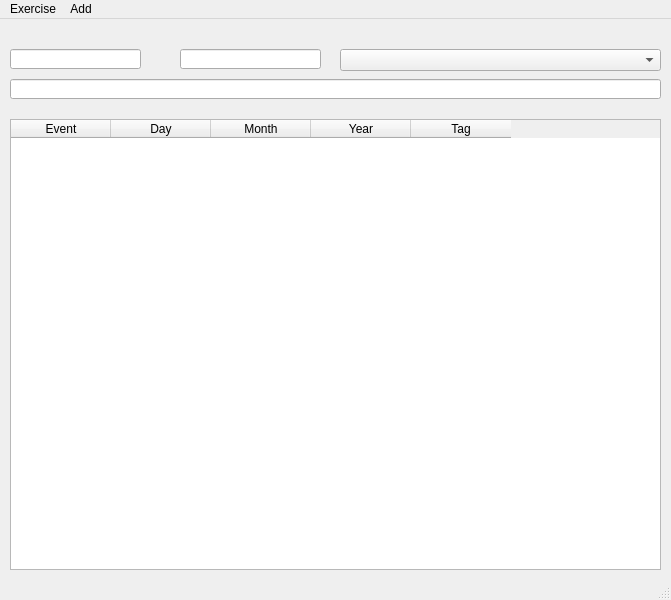
<?xml version="1.0" encoding="UTF-8"?>
<ui version="4.0">
 <class>DateWindow</class>
 <widget class="QMainWindow" name="DateWindow">
  <property name="geometry">
   <rect>
    <x>0</x>
    <y>0</y>
    <width>671</width>
    <height>600</height>
   </rect>
  </property>
  <property name="windowTitle">
   <string>Dates</string>
  </property>
  <widget class="QWidget" name="centralwidget">
   <widget class="QTableWidget" name="tblDates">
    <property name="geometry">
     <rect>
      <x>10</x>
      <y>100</y>
      <width>651</width>
      <height>451</height>
     </rect>
    </property>
    <column>
     <property name="text">
      <string>Event</string>
     </property>
    </column>
    <column>
     <property name="text">
      <string>Day</string>
     </property>
    </column>
    <column>
     <property name="text">
      <string>Month</string>
     </property>
    </column>
    <column>
     <property name="text">
      <string>Year</string>
     </property>
    </column>
    <column>
     <property name="text">
      <string>Tag</string>
     </property>
    </column>
   </widget>
   <widget class="QComboBox" name="cmbTag">
    <property name="geometry">
     <rect>
      <x>340</x>
      <y>30</y>
      <width>321</width>
      <height>22</height>
     </rect>
    </property>
   </widget>
   <widget class="QLineEdit" name="eFrom">
    <property name="geometry">
     <rect>
      <x>10</x>
      <y>30</y>
      <width>131</width>
      <height>20</height>
     </rect>
    </property>
    <property name="alignment">
     <set>Qt::AlignCenter</set>
    </property>
   </widget>
   <widget class="QLineEdit" name="eTo">
    <property name="geometry">
     <rect>
      <x>180</x>
      <y>30</y>
      <width>141</width>
      <height>20</height>
     </rect>
    </property>
    <property name="alignment">
     <set>Qt::AlignCenter</set>
    </property>
   </widget>
   <widget class="QLineEdit" name="lineEdit">
    <property name="geometry">
     <rect>
      <x>1410</x>
      <y>130</y>
      <width>113</width>
      <height>20</height>
     </rect>
    </property>
   </widget>
   <widget class="QLineEdit" name="eEvent">
    <property name="geometry">
     <rect>
      <x>10</x>
      <y>60</y>
      <width>651</width>
      <height>20</height>
     </rect>
    </property>
   </widget>
  </widget>
  <widget class="QMenuBar" name="menubar">
   <property name="geometry">
    <rect>
     <x>0</x>
     <y>0</y>
     <width>671</width>
     <height>21</height>
    </rect>
   </property>
   <widget class="QMenu" name="menuTest">
    <property name="title">
     <string>Exercise</string>
    </property>
    <addaction name="actionTest_Dates"/>
   </widget>
   <widget class="QMenu" name="menuAdd">
    <property name="title">
     <string>Add</string>
    </property>
    <addaction name="actionTag"/>
    <addaction name="actionDate"/>
   </widget>
   <addaction name="menuTest"/>
   <addaction name="menuAdd"/>
  </widget>
  <widget class="QStatusBar" name="statusbar"/>
  <action name="actionTest_Dates">
   <property name="text">
    <string>Test Dates</string>
   </property>
  </action>
  <action name="actionTag">
   <property name="text">
    <string>Tag</string>
   </property>
  </action>
  <action name="actionDate">
   <property name="text">
    <string>Date</string>
   </property>
  </action>
 </widget>
 <resources/>
 <connections/>
</ui>
